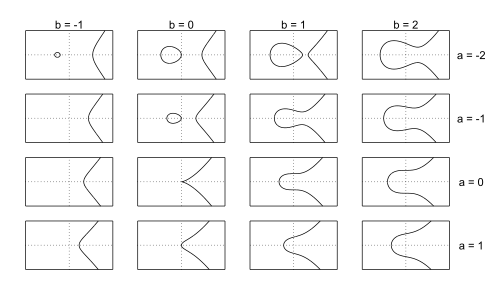

Recreate this plot in gnuplot.
# Create output using: gnuplot -c elliptic-curves.gnuplot > elliptic-curves.pdf
set terminal pdf solid font "Arial,12"

if (!exists("MP_LEFT"))   MP_LEFT = .05
if (!exists("MP_RIGHT"))  MP_RIGHT = .90
if (!exists("MP_BOTTOM")) MP_BOTTOM = .1
if (!exists("MP_TOP"))    MP_TOP = .9
if (!exists("MP_GAP"))    MP_GAP = 0.05

set multiplot layout 4, 4 rowsfirst margins screen MP_LEFT, MP_RIGHT, MP_BOTTOM, MP_TOP spacing screen MP_GAP

set xzeroaxis
#set xtics axis
unset xtics
set xrange [-3:3]

set yzeroaxis
#set ytics axis
unset ytics
set yrange [-3:3]

unset zzeroaxis
unset ztics

set border -1
set key noautotitle
unset colorbox
set nokey

set view 0,0
set isosample 500,500
set contour base
set cntrparam levels discrete 0
unset surface

f(x,y,a,b) = x**3 + a*x + b - y**2

set title "b = -1"
splot [-3:3][-3:3] f(x,y, -2, -1) lt -1
set title "b = 0"
splot [-3:3][-3:3] f(x,y, -2, 0) lt -1
set title "b = 1"
set ylabel "a = -2" offset 11,0
splot [-3:3][-3:3] f(x,y, -2, 1) lt -1
unset ylabel
set title "b = 2"
splot [-3:3][-3:3] f(x,y, -2, 2) lt -1
unset title

splot [-3:3][-3:3] f(x,y, -1, -1) lt -1
splot [-3:3][-3:3] f(x,y, -1, 0) lt -1
set ylabel "a = -1" offset 11,0
splot [-3:3][-3:3] f(x,y, -1, 1) lt -1
unset ylabel
splot [-3:3][-3:3] f(x,y, -1, 2) lt -1

splot [-3:3][-3:3] f(x,y, -0, -1) lt -1
splot [-3:3][-3:3] f(x,y, -0, 0) lt -1
set ylabel "a = 0" offset 11,0
splot [-3:3][-3:3] f(x,y, -0, 1) lt -1
unset ylabel
splot [-3:3][-3:3] f(x,y, -0, 2) lt -1

splot [-3:3][-3:3] f(x,y, 1, -1) lt -1
splot [-3:3][-3:3] f(x,y, 1, 0) lt -1
set ylabel "a = 1" offset 11,0
splot [-3:3][-3:3] f(x,y, 1, 1) lt -1
unset ylabel
splot [-3:3][-3:3] f(x,y, 1, 2) lt -1

unset multiplot
